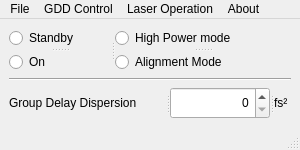
<?xml version="1.0" encoding="UTF-8"?>
<ui version="4.0">
 <class>main_window</class>
 <widget class="QMainWindow" name="main_window">
  <property name="geometry">
   <rect>
    <x>0</x>
    <y>0</y>
    <width>300</width>
    <height>150</height>
   </rect>
  </property>
  <property name="sizePolicy">
   <sizepolicy hsizetype="Minimum" vsizetype="Minimum">
    <horstretch>0</horstretch>
    <verstretch>0</verstretch>
   </sizepolicy>
  </property>
  <property name="minimumSize">
   <size>
    <width>300</width>
    <height>150</height>
   </size>
  </property>
  <property name="windowTitle">
   <string>MainWindow</string>
  </property>
  <widget class="QWidget" name="centralwidget">
   <layout class="QVBoxLayout" name="verticalLayout">
    <item>
     <widget class="QSplitter" name="splitter_4">
      <property name="orientation">
       <enum>Qt::Horizontal</enum>
      </property>
      <widget class="QSplitter" name="splitter">
       <property name="lineWidth">
        <number>5</number>
       </property>
       <property name="midLineWidth">
        <number>5</number>
       </property>
       <property name="orientation">
        <enum>Qt::Vertical</enum>
       </property>
       <widget class="QRadioButton" name="standby_button">
        <property name="text">
         <string>Standby</string>
        </property>
       </widget>
       <widget class="QRadioButton" name="on_button">
        <property name="text">
         <string>On</string>
        </property>
       </widget>
      </widget>
      <widget class="QSplitter" name="splitter_2">
       <property name="orientation">
        <enum>Qt::Vertical</enum>
       </property>
       <widget class="QRadioButton" name="high_power_button">
        <property name="text">
         <string>High Power mode</string>
        </property>
       </widget>
       <widget class="QRadioButton" name="alignmen_mode_button">
        <property name="text">
         <string>Alignment Mode</string>
        </property>
       </widget>
      </widget>
     </widget>
    </item>
    <item>
     <widget class="Line" name="line">
      <property name="orientation">
       <enum>Qt::Horizontal</enum>
      </property>
     </widget>
    </item>
    <item>
     <widget class="QSplitter" name="splitter_3">
      <property name="sizePolicy">
       <sizepolicy hsizetype="Expanding" vsizetype="Minimum">
        <horstretch>0</horstretch>
        <verstretch>0</verstretch>
       </sizepolicy>
      </property>
      <property name="minimumSize">
       <size>
        <width>200</width>
        <height>10</height>
       </size>
      </property>
      <property name="orientation">
       <enum>Qt::Horizontal</enum>
      </property>
      <widget class="QLabel" name="label">
       <property name="sizePolicy">
        <sizepolicy hsizetype="MinimumExpanding" vsizetype="Minimum">
         <horstretch>0</horstretch>
         <verstretch>0</verstretch>
        </sizepolicy>
       </property>
       <property name="minimumSize">
        <size>
         <width>70</width>
         <height>10</height>
        </size>
       </property>
       <property name="text">
        <string>Group Delay Dispersion</string>
       </property>
       <property name="wordWrap">
        <bool>false</bool>
       </property>
      </widget>
      <widget class="QSpinBox" name="spinBox">
       <property name="sizePolicy">
        <sizepolicy hsizetype="MinimumExpanding" vsizetype="Fixed">
         <horstretch>0</horstretch>
         <verstretch>0</verstretch>
        </sizepolicy>
       </property>
       <property name="minimumSize">
        <size>
         <width>100</width>
         <height>10</height>
        </size>
       </property>
       <property name="alignment">
        <set>Qt::AlignRight|Qt::AlignTrailing|Qt::AlignVCenter</set>
       </property>
      </widget>
      <widget class="QLabel" name="label_2">
       <property name="sizePolicy">
        <sizepolicy hsizetype="Minimum" vsizetype="Minimum">
         <horstretch>0</horstretch>
         <verstretch>0</verstretch>
        </sizepolicy>
       </property>
       <property name="minimumSize">
        <size>
         <width>10</width>
         <height>10</height>
        </size>
       </property>
       <property name="text">
        <string>fs²</string>
       </property>
      </widget>
     </widget>
    </item>
   </layout>
  </widget>
  <widget class="QMenuBar" name="menubar">
   <property name="geometry">
    <rect>
     <x>0</x>
     <y>0</y>
     <width>300</width>
     <height>21</height>
    </rect>
   </property>
   <widget class="QMenu" name="menuFile">
    <property name="title">
     <string>File</string>
    </property>
    <addaction name="actionExit"/>
   </widget>
   <widget class="QMenu" name="menuGDD_Control">
    <property name="title">
     <string>GDD Control</string>
    </property>
    <addaction name="actionHoming_reset_to_factory_settings"/>
    <addaction name="actionLoad_factory_settings"/>
    <addaction name="actionLoad_User_settings"/>
    <addaction name="separator"/>
    <addaction name="actionSave_User_settings"/>
   </widget>
   <widget class="QMenu" name="menuLaser_Operation">
    <property name="title">
     <string>Laser Operation</string>
    </property>
    <addaction name="actionPackage_Diagnostic_Data"/>
    <addaction name="separator"/>
    <addaction name="actionEnable_Remote_control"/>
   </widget>
   <widget class="QMenu" name="menuAbout">
    <property name="title">
     <string>About</string>
    </property>
   </widget>
   <addaction name="menuFile"/>
   <addaction name="menuGDD_Control"/>
   <addaction name="menuLaser_Operation"/>
   <addaction name="menuAbout"/>
  </widget>
  <widget class="QStatusBar" name="statusbar"/>
  <action name="actionExit">
   <property name="text">
    <string>Exit</string>
   </property>
  </action>
  <action name="actionHoming_reset_to_factory_settings">
   <property name="text">
    <string>Homing / reset to factory settings</string>
   </property>
  </action>
  <action name="actionLoad_factory_settings">
   <property name="text">
    <string>Load factory settings</string>
   </property>
  </action>
  <action name="actionLoad_User_settings">
   <property name="text">
    <string>Load User settings</string>
   </property>
  </action>
  <action name="actionSave_User_settings">
   <property name="text">
    <string>Save User settings</string>
   </property>
  </action>
  <action name="actionPackage_Diagnostic_Data">
   <property name="text">
    <string>Package Diagnostic Data</string>
   </property>
  </action>
  <action name="actionEnable_Remote_control">
   <property name="text">
    <string>Enable Remote control</string>
   </property>
  </action>
 </widget>
 <resources/>
 <connections/>
</ui>
